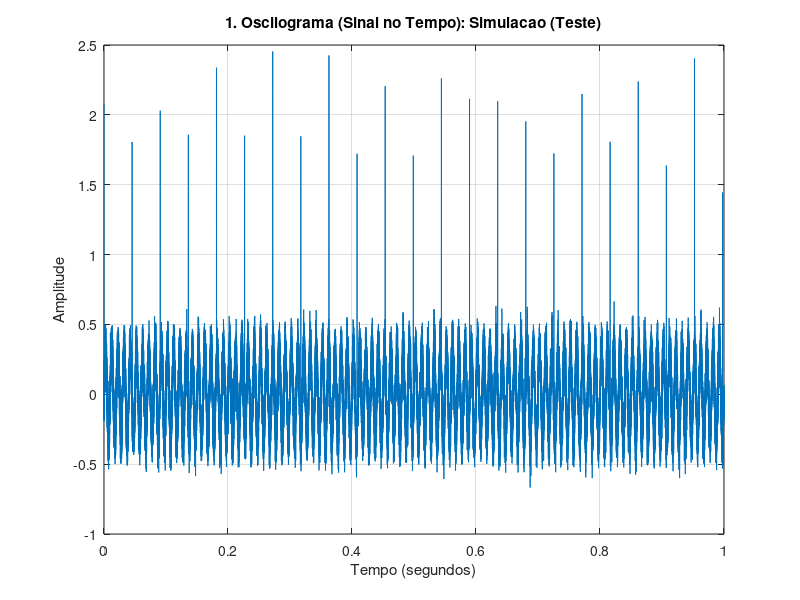
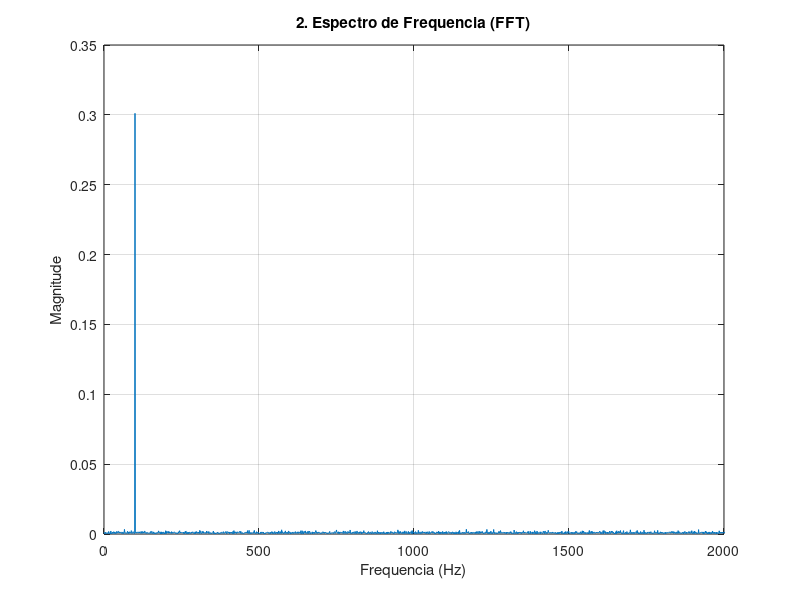

Write MATLAB code to recreate these figures, in order. (Note: this script raises an error after producing the figures.)
% --- Analisador de Soldagem Completo v2.0 ---
pkg load signal;
% Tenta carregar wavelet, se der erro avisa mas continua (usando nossa funcao manual)
try pkg load wavelet; catch end

clear; clc; close all;

% =========================================================================
% 1. CONFIGURAÇÃO E LEITURA
% =========================================================================
nome_arquivo = './Audios - PGD/aud_2.wav';

fprintf('--- Iniciando Analise de: %s ---\n', nome_arquivo);

try
  [sinal, Fs] = audioread(nome_arquivo);
  fprintf('-> Arquivo carregado! Taxa: %d Hz\n', Fs);
catch
  % Se nao tiver arquivo, vamos GERAR um sinal de solda FALSO para teste
  fprintf('AVISO: Arquivo nao encontrado. Gerando sinal SIMULADO de solda...\n');
  Fs = 44100;
  t_sim = 0:1/Fs:1.0;
  % Simula um zumbido de 100Hz + picos aleatorios (curto circuito)
  sinal = 0.3*sin(2*pi*100*t_sim') + 0.1*randn(size(t_sim'));
  % Adiciona "estouros" periodicos
  sinal(1:2000:end) = sinal(1:2000:end) + 2.0;
  nome_arquivo = 'Simulacao (Teste)';
end

% Garantir Mono
if size(sinal, 2) > 1
  sinal = sinal(:, 1);
end

% Recortar 1 segundo para analise rapida
segundos = 1.0;
amostras = min(length(sinal), round(segundos * Fs));
sinal_cut = sinal(1:amostras);
t = (0 : length(sinal_cut)-1) / Fs;

% =========================================================================
% 2. ANÁLISE 1: O SINAL NO TEMPO (A "Senoide")
% =========================================================================
figure(1);
plot(t, sinal_cut);
title(['1. Oscilograma (Sinal no Tempo): ' nome_arquivo]);
xlabel('Tempo (segundos)');
ylabel('Amplitude');
grid on;
xlim([0 segundos]);
% Dica visual: Se for solda, vai parecer um "rabisco" denso com picos.

% =========================================================================
% 3. ANÁLISE 2: FFT (ESPECTRO)
% =========================================================================
figure(2);
N = length(sinal_cut);
Y = fft(sinal_cut);
P2 = abs(Y/N);
P1 = P2(1:N/2+1);
P1(2:end-1) = 2*P1(2:end-1);
f_eixo = Fs*(0:(N/2))/N;

plot(f_eixo, P1);
title(['2. Espectro de Frequencia (FFT)']);
xlabel('Frequencia (Hz)');
ylabel('Magnitude');
grid on;
xlim([0 2000]); % Foco nos graves (onde a solda acontece)

% =========================================================================
% 4. ANÁLISE 3: WAVELET (TEMPO-FREQUÊNCIA)
% =========================================================================
fprintf('-> Calculando Wavelet... (aguarde um instante)\n');

% Configura frequencias de 50Hz a 3000Hz
freqs_wav = linspace(50, 3000, 100);

% Chama sua funcao MANUAL (que criamos antes)
% Certifique-se que o arquivo 'minha_cwt_morlet.m' esta na mesma pasta!
coefs = cwt_morlet(sinal_cut, Fs, freqs_wav);

% Reduz resolução para o grafico nao travar (Passo 50)
passo = 50;
t_vis = t(1:passo:end);
c_vis = coefs(:, 1:passo:end);

figure(3);
imagesc(t_vis, freqs_wav, abs(c_vis));
axis xy;
colormap(jet);
colorbar;
title(['3. Wavelet (Scalograma): Eventos no Tempo']);
xlabel('Tempo (s)');
ylabel('Frequencia (Hz)');

fprintf('--- Analise Concluida! Veja as 3 Figuras. ---\n');
